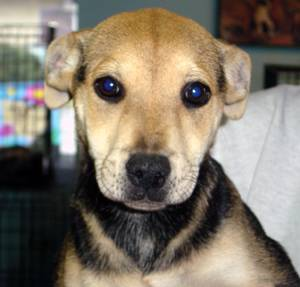
#> input picture Image_Classification_Using_SVM/Images/dogs/dog.4.jpg, 300 x 287 px, found by its file name
$ jupyter execute Implementation.ipynb
#> lines starting #> are read from the running program, lines starting #| are printed output that depends on the picture
[cell 1]
import numpy as np
import matplotlib.pyplot as plt
import cv2

[cell 2]
def drawImage(img,title = "Image"):
    plt.style.use('seaborn')
    plt.imshow(img,cmap = 'gray')
    plt.axis('off')
    plt.title(title + str(img.shape))
    plt.show()

[cell 3]
img = cv2.imread("Machine Learning/Convolution_Neural_Networks/dogs/dog.4.jpg")
#> img is the input picture: shape (287, 300, 3); mean B, G, R 105.5, 119.3, 129.1
img = cv2.resize(img,(100,100))
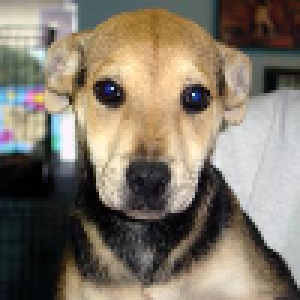
#> img: shape (100, 100, 3) (shown 3 times larger); mean B, G, R 105.4, 119.2, 129
img = cv2.cvtColor(img,cv2.COLOR_BGR2GRAY)
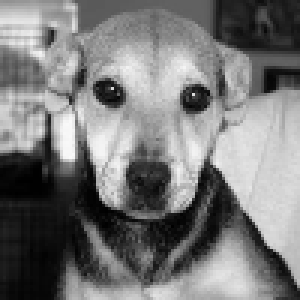
#> img: shape (100, 100) (shown 3 times larger); min 0, max 249, mean 120.5
drawImage(img,title = "RGB")

[cell 4]
def convolution(img,img_filter):
    W = img.shape[0] # Image width
#> W = 100
    H = img.shape[1] # Image Height
#> H = 100

    F = img_filter.shape[0] # Filter size

    new_img = np.zeros((W-F+1,H-F+1)) # Activation Map

    for row in range(W-F+1):
        for col in range(W-F+1):
            for i in range(F):
                for j in range(F):
                    new_img[row][col] += img[row+i][col+j]*img_filter[i][j]

                if new_img[row][col]>255:
                    new_img[row][col] = 255
                elif new_img[row][col]<0:
                    new_img[row][col] = 0
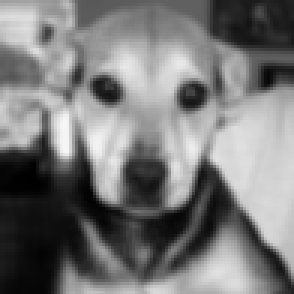
#> new_img: shape (98, 98) float64 (shown 3 times larger); min 0.889, max 247.1, mean 120.8
    return new_img

[cell 5]
blur_filter = np.ones((3,3))/9.0
output1 = convolution(img=img,img_filter=blur_filter)
drawImage(img)
drawImage(output1)

[cell 6]
edge_filter = np.array([[1,0,-1],
                       [1,0,-1],
                       [1,0,-1]])
output2 = convolution(img,edge_filter)
#> after the loop in convolution (call 2), `for row in range(W-F+1):`:
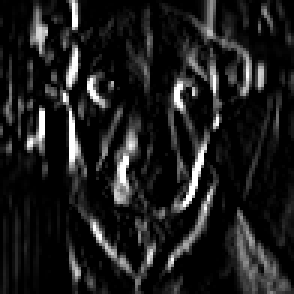
#> new_img: shape (98, 98) float64 (shown 3 times larger); min 0, max 255, mean 29
drawImage(img)
drawImage(output2)

[cell 7]
pad_img = np.pad(img,((10,10),(10,10)),mode='constant',constant_values=160)
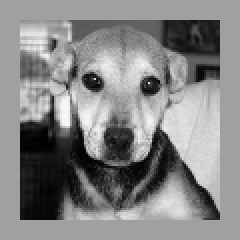
#> pad_img: shape (120, 120) (shown 2 times larger); min 0, max 249, mean 132.6
drawImage(pad_img)

[cell 8]
# Pooling


def pooling(X,mode = 'max'):
#> called with X = array of shape (4, 4), mode = 'max'
    F = 2
    H,W = X.shape
    stride = 2
    H0 = int((H-F)/stride)+1
    W0 = int((H-F)/stride)+1
    print(H0,W0)
    output = np.zeros((H0,W0))
    print(output.shape)
    for row in range(H0):
        for col in range(W0):
            r_start = row*stride
            r_end = r_start+F
            c_start = col*stride
            c_end = c_start+F

            X_sliced = X[r_start:r_end,c_start:c_end]

            if(mode == 'max'):
                output[row][col] = np.max(X_sliced)
            elif(mode == 'average'):
                output[row][col] = np.mean(X_sliced)
            else:
                RuntimeError
    return output

$ run again, with Image_Classification_Using_SVM/Images/dogs/dog.104.jpg copied over Image_Classification_Using_SVM/Images/dogs/dog.4.jpg
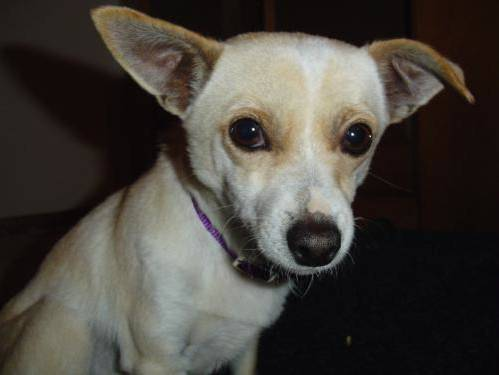
#> input picture Image_Classification_Using_SVM/Images/dogs/dog.104.jpg, 499 x 375 px, found by its file name
#> img is the input picture: shape (375, 499, 3); mean B, G, R 60.8, 66.9, 71.1
#> after the loop in convolution (call 2), `for row in range(W-F+1):`:
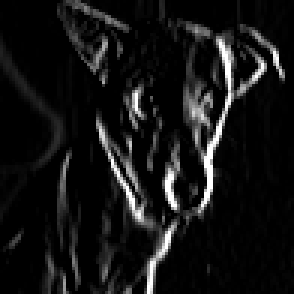
#> new_img: shape (98, 98) float64 (shown 3 times larger); min 0, max 255, mean 20.2
#> `pad_img = np.pad(img,((10,10),(10,10)),mode='constant',constant_values..`:
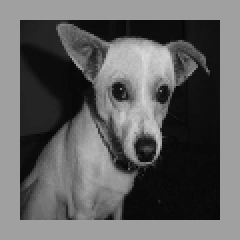
#> pad_img: shape (120, 120) (shown 2 times larger); min 5, max 219, mean 95.7

$ run again, with Image_Classification_Using_SVM/Images/dogs/dog.111.jpg copied over Image_Classification_Using_SVM/Images/dogs/dog.4.jpg
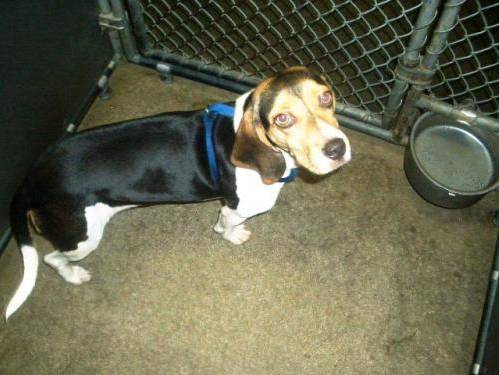
#> input picture Image_Classification_Using_SVM/Images/dogs/dog.111.jpg, 499 x 375 px, found by its file name
#> img is the input picture: shape (375, 499, 3); mean B, G, R 80, 102.9, 103.3
#> after the loop in convolution (call 2), `for row in range(W-F+1):`:
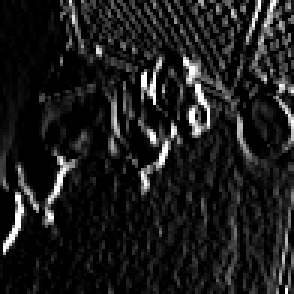
#> new_img: shape (98, 98) float64 (shown 3 times larger); min 0, max 255, mean 28
#> `pad_img = np.pad(img,((10,10),(10,10)),mode='constant',constant_values..`:
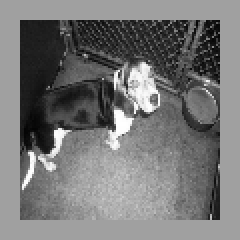
#> pad_img: shape (120, 120) (shown 2 times larger); min 4, max 255, mean 118.6

$ run again, with Image_Classification_Using_SVM/Images/dogs/dog.116.jpg copied over Image_Classification_Using_SVM/Images/dogs/dog.4.jpg
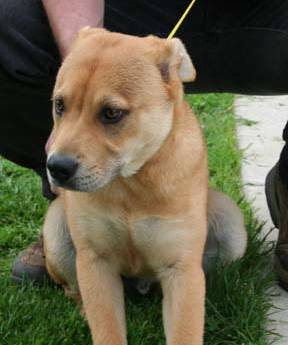
#> input picture Image_Classification_Using_SVM/Images/dogs/dog.116.jpg, 288 x 345 px, found by its file name
#> img is the input picture: shape (345, 288, 3); mean B, G, R 73.4, 97.3, 102.8
#> after the loop in convolution (call 2), `for row in range(W-F+1):`:
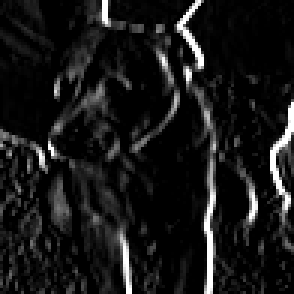
#> new_img: shape (98, 98) float64 (shown 3 times larger); min 0, max 255, mean 23.4
#> `pad_img = np.pad(img,((10,10),(10,10)),mode='constant',constant_values..`:
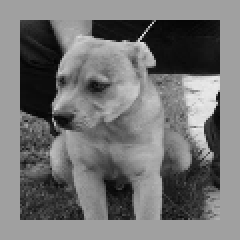
#> pad_img: shape (120, 120) (shown 2 times larger); min 2, max 234, mean 115.6
